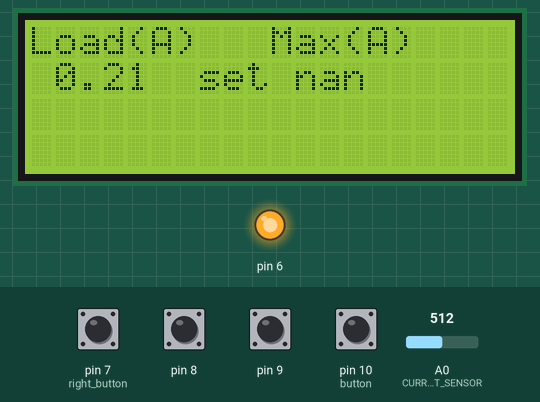
Recording of a sketch running on a simulated Arduino Uno, built with avr-gcc and run on an emulated ATmega328P. Shown: 20×4 character LCD, output pins drawn as LEDs (lit = HIGH). The test bench sets the inputs (shaded band); at power-on: pin 7 (right_button), pin 8, pin 9, pin 10 (button) HIGH, A0 (CURRENT_SENSOR) = 512. EEPROM starts erased.

Above: at 1.2 s.
1.3 s: pin 10 (button) pulled LOW for 3.2 s
At 2.2 s:
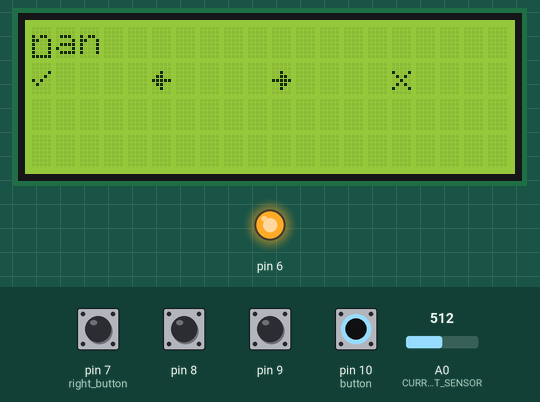
At 5.3 s:
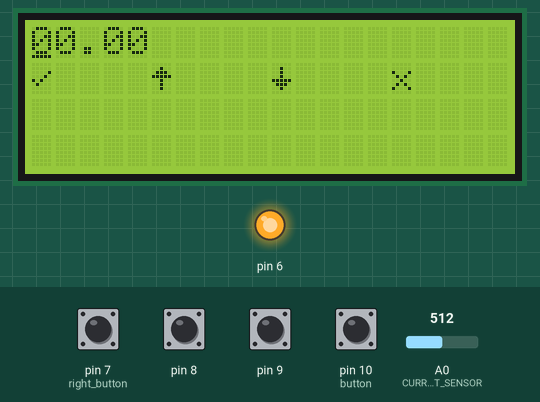
6.0 s: pin 7 (right_button) pulled LOW for 0.15 s
At 7.4 s:
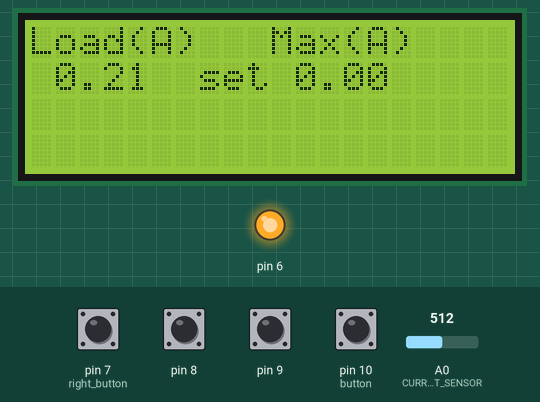
7.7 s: A0 (CURRENT_SENSOR) set to 716
At 8.4 s:
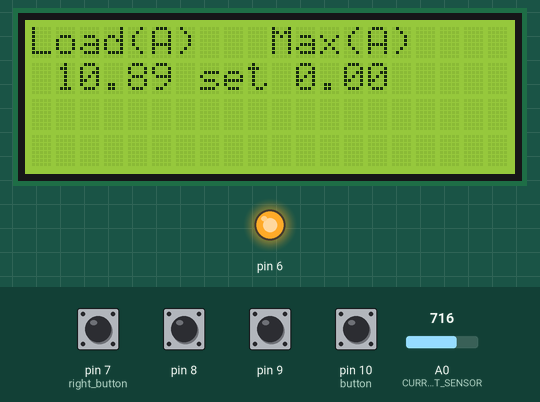
9.3 s: pin 10 (button) pulled LOW for 0.15 s
12.4 s: pin 8 pulled LOW for 0.15 s
15.5 s: pin 9 pulled LOW for 1 s
Timing chart, 0 to 18.5 s (numbered marks = the images above; inputs shaded):
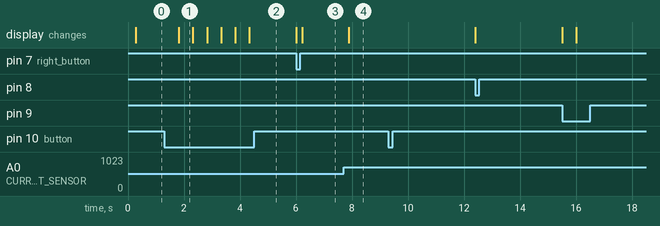

Measured:
- after the input at 1.3 s, the display: changes after 0.52 s (image 1)
- after the input at 6.0 s, the display: first changes at once (image 3 shows a later state)
- after the input at 7.7 s, the display: changes after 0.18 s (image 4)
- after the input at 9.3 s, every drawn part: stays the same
- what the display in image 1 shows lasts 0.5 s, from 1.8 s to 2.3 s

The sketch:

code.ino
```cpp
#include<LiquidCrystal.h>
#include <EEPROM.h>
#include <avr/pgmspace.h>

LiquidCrystal lcd(12,11,5,4,3,2);

#define CURRENT_SENSOR A0

const char characters[][8] PROGMEM = {
  {0b00000,0b00100,0b01110,0b11111,0b00100,0b00100,0b00100,0b00000},    //up  characters[0]
  {0b00000,0b00100,0b00100,0b00100,0b11111,0b01110,0b00100,0b00000},    //down characters[1]
  {0b00000,0b00000,0b00100,0b01100,0b11111,0b01100,0b00100,0b00000},    //left characters[2]
  {0b00000,0b00000,0b00100,0b00110,0b11111,0b00110,0b00100,0b00000},    //right characters[3]
  {0b00000,0b00000,0b10001,0b01010,0b00100,0b01010,0b10001,0b00000},    //cross characters[4]
  {0b00000,0b00000,0b00001,0b00010,0b10100,0b01000,0b00000,0b00000}     //tick characters[5]
};
/*
input pins

set_button = 10;
left_button = 9;
right_button = 8;
exit_button = 7;

output pin with which the relay will be connected
output_pin = 6;

*/
bool set_button_pressed = false;        //1 byte
bool set_button_pressed_again = false;  //1 byte

uint8_t coloumn = 0;                    //1 byte

float max_current = 00.00f;             //4 byte

uint8_t after_floating_1 = 0;           //1 byte
uint8_t after_floating_2 = 0;           //1 byte
uint8_t before_floating_1 = 0;          //1 byte
uint8_t before_floating_2 = 0;          //1 byte

byte bb[8];                             //8 byte

void setup()
{
  //       set          left        right
  //-------------------------------------------------------------
  DDRB |= (0<<DDB2) | (0<<DDB1) | (0<<DDB0);                  //pinMode(set_button,INPUT); pinMode(left_button,INPUT);
  PORTB |= (1<<PB2) | (1<<PB1) | (1<<PB0);                    //digitalWrite(set_button,HIGH);digitalWrite(left_button,HIGH);

  //        exit        relay
  //-------------------------------------------------------------
  DDRD |= (0<<DDD7) | (1<<DDD6);                              //pinMode(right_button,INPUT);pinMode(exit_button,INPUT);pinMode(output_pin,OUTPUT);
  PORTD |= (1<<PD7) | (1<<PD6);                               //digitalWrite(right_button,HIGH);digitalWrite(exit_button,HIGH);digitalWrite(output_pin,LOW);

  for(byte i=0;i<6;i++)
  {
    for(byte j=0;j<8;j++)
    {
      bb[j] = pgm_read_byte( &characters[i][j]);
    }
    lcd.createChar(i,bb);
  }

  lcd.begin(20,4);

  max_current_separate_value();
}

void loop()
{
  uint8_t temp_digit;
  if(bit_is_clear(PINB,2))              //set_button
  {
    delay(500);
    set_button_pressed = true;
    lcd.clear();
    first_layer();
  }

  if(set_button_pressed == false)
  {
    homepage();
  }
  else if(set_button_pressed == true)
  {
    while(1)
    {
      lcd.setCursor(coloumn,0);
      lcd.cursor();
      if(bit_is_clear(PINB,2))      //set_button
      {
        delay(500);
        set_button_pressed_again = true;
        second_layer();
        changed_data();

        if(coloumn == 0) temp_digit = before_floating_1;
        else if(coloumn == 1) temp_digit = before_floating_2;
        else if(coloumn == 3) temp_digit = after_floating_1;
        else if(coloumn == 4) temp_digit = after_floating_2;
      }
      //************************************
//      if(set_button_pressed_again == false)
//      {
//        first_layer();
//      }
      if(set_button_pressed_again == true)
      {
        while(1)
        {
          lcd.setCursor(coloumn,0);
          if((bit_is_clear(PINB,2)) && set_button_pressed_again == true)      //set_button
          {
            delay(500);
            if(coloumn == 0)
            {
              before_floating_1 = temp_digit;
            }
            else if(coloumn == 1)
            {
              before_floating_2 = temp_digit;
            }
            else if(coloumn == 3)
            {
              after_floating_1 = temp_digit;
            }
            else if(coloumn == 4)
            {
              after_floating_2 = temp_digit;
            }
            temp_digit = 0;

            first_layer();
            changed_data();

            set_button_pressed_again = false;
            break;
          }
          if((bit_is_clear(PINB,1)) && set_button_pressed_again == true)      //left button
          {
            delay(500);

            temp_digit++;
            if(temp_digit == 10) temp_digit = 0;
            lcd.setCursor(coloumn,0);
            lcd.print(temp_digit);
          }
          if((bit_is_clear(PINB,0)) && set_button_pressed_again == true)      //right button
          {
            delay(500);

            temp_digit--;
            if(temp_digit == 255) temp_digit = 9;
            lcd.setCursor(coloumn,0);
            lcd.print(temp_digit);
          }
          if((bit_is_clear(PIND,7)) && set_button_pressed_again == true)      //exit button
          {
            delay(500);
            lcd.clear();

            first_layer();
            set_button_pressed_again = false;
            break;
          }
        }
      }
      //************************************
      if((bit_is_clear(PINB,1)) && set_button_pressed_again == false)         //left button
      {
        delay(500);
        coloumn--;
        if(coloumn == 0) coloumn = 0;
        if(coloumn == 2) coloumn = 1;
        lcd.setCursor(coloumn,0);
        lcd.cursor();
      }
      if((bit_is_clear(PINB,0)) && set_button_pressed_again == false)         //right button
      {
        delay(500);
        coloumn++;
        if(coloumn >= 4) coloumn = 4;
        if(coloumn == 2) coloumn = 3;
        lcd.setCursor(coloumn,0);
        lcd.cursor();
      }
      if((bit_is_clear(PIND,7)))                                              //exit button
      {
        lcd.clear();
        lcd.noCursor();
        max_current = float((1000*before_floating_1)+(100*before_floating_2)+(10*after_floating_1)+(1*after_floating_2));
        max_current = max_current/100;
        if(max_current >= 30.00)
        {
          lcd.clear();
          lcd.print(F("Max is 30.00 A"));
          delay(3000);
          max_current = 30.00;
          lcd.clear();
        }
        EEPROM.put(0,max_current);
        set_button_pressed = false;
        coloumn = 0;
        break;
      }
    }
  }
}

void first_layer(void)
{
  lcd.setCursor(0,0);
  lcd.print(EEPROM.get(0,max_current),2);         //EEPROM.get(0, max_current));
  lcd.setCursor(0,1);
  lcd.write((uint8_t)5);       //tick
  lcd.setCursor(5,1);
  lcd.write((uint8_t)2);       //left
  lcd.setCursor(10,1);
  lcd.write((uint8_t)3);       //right
  lcd.setCursor(15,1);
  lcd.write((uint8_t)4);       //cross
}

void second_layer(void)
{
  lcd.setCursor(0,0);
  lcd.print(EEPROM.get(0, max_current),2);              //(EEPROM.get(0, max_current));
  lcd.cursor();
  lcd.setCursor(0,1);
  lcd.write((uint8_t)5);          //tick
  lcd.setCursor(5,1);
  lcd.write((uint8_t)0);          //up
  lcd.setCursor(10,1);
  lcd.write((uint8_t)1);          //down
  lcd.setCursor(15,1);
  lcd.write((uint8_t)4);          //cross
}

void homepage(void)
{
  int sensor_max = getMaxValue();
  float current = (float)((sensor_max-508)*5)/(1023*0.066);

  //RMS value of current in Ampere unit
  current = current/sqrt(2);
  //current = current - .05;
  //minimum current that can be measured is 18.7 mA.
  //(1*5.0)/(1023*0.066)*1000
  if(current <= 0.05) current = 0.00;

  //if instantaneous current cross the max_current then relay is off
  if(current >= max_current)
  {
    PORTD |= (0<<PD6);
  }
  lcd.clear();
  lcd.setCursor(0,0);           //set cursor point to zero position
  lcd.print(F("Load(A)"));         //load current in ampere
  lcd.setCursor(10,0);          //set cursor to another position to show the maximum
  lcd.print(F("Max(A)"));          //maximum current in which the relay will be off
  lcd.setCursor(1,1);           //set cursor below the Load(A) headline
  lcd.print(current,2);
  lcd.setCursor(7,1);
  lcd.print(F("set"));
  lcd.setCursor(11,1);
  lcd.print(EEPROM.get(0, max_current),2);
}

void changed_data(void)
{
  lcd.setCursor(0,0);
  lcd.print(before_floating_1);
  lcd.setCursor(1,0);
  lcd.print(before_floating_2);
  lcd.setCursor(2,0);
  lcd.print(F("."));
  lcd.setCursor(3,0);
  lcd.print(after_floating_1);
  lcd.setCursor(4,0);
  lcd.print(after_floating_2);
}

void max_current_separate_value(void)
{
  int data = int(EEPROM.get(0,max_current)*100);
  after_floating_2 = data%10;
  data = data/10;
  after_floating_1 = data%10;
  data = data/10;
  before_floating_2 = data%10;
  data = data/10;
  before_floating_1 = data%10;
}

int getMaxValue()
{
  int sensor_value;
  int sensor_max = 0;
  uint32_t start_time = millis();

  while((millis() - start_time) <= 200)
  {
    sensor_value = analogRead(CURRENT_SENSOR);

    //record the maximum sensor value
    if(sensor_value > sensor_max)
      sensor_max = sensor_value;
  }

  return sensor_max;
}
```
